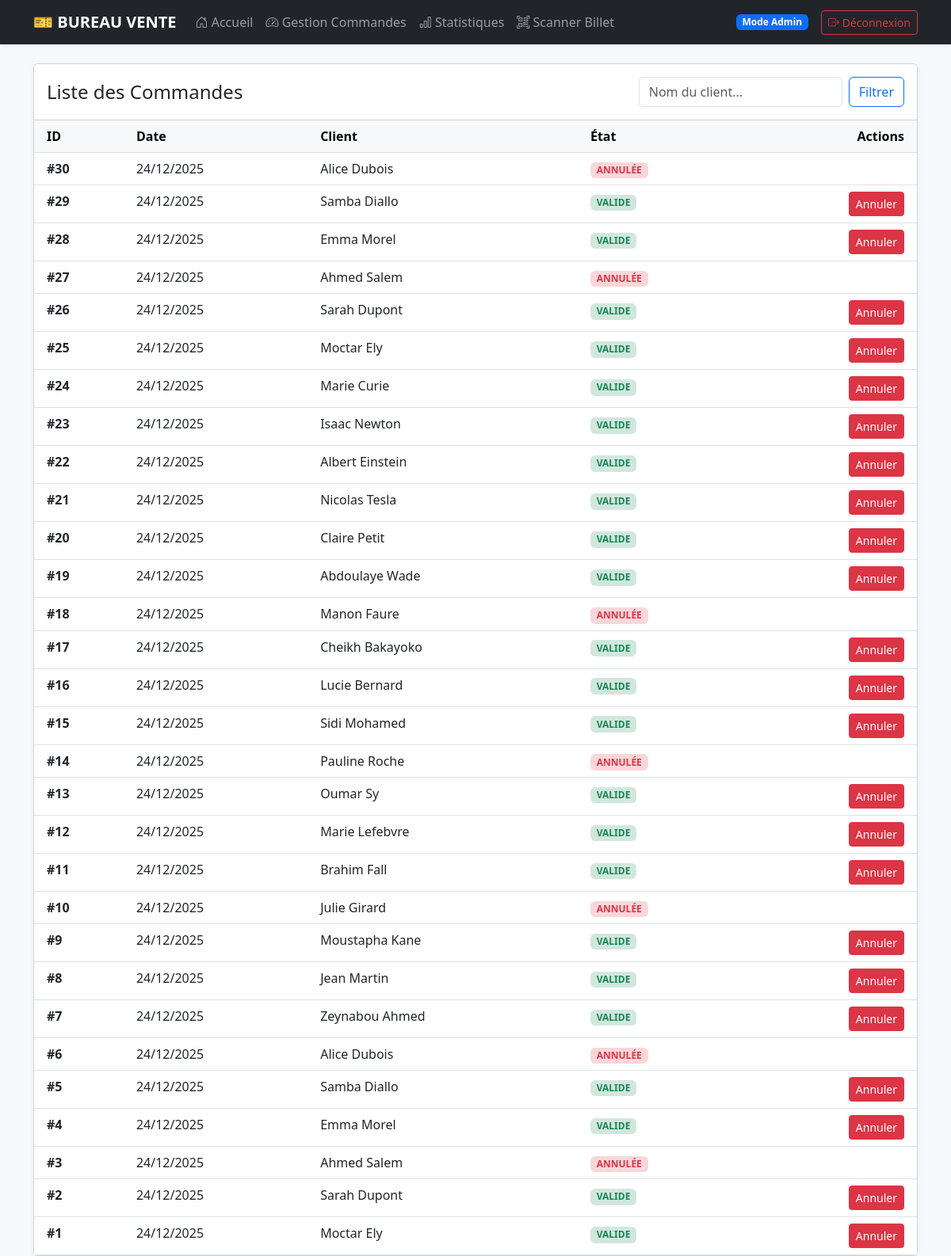
Page /admin_commandes.php (signed in) on the committed database.
### tables this page shows
CREATE TABLE Commande(
   Id_Commande INT AUTO_INCREMENT PRIMARY KEY,
   Date_Commande DATETIME NOT NULL DEFAULT CURRENT_TIMESTAMP,
   Annule BOOLEAN NOT NULL DEFAULT FALSE,
   Id_Client INT NOT NULL,
   FOREIGN KEY(Id_Client) REFERENCES Client(Id_Client)
);

CREATE TABLE Client(
   Id_Client INT AUTO_INCREMENT PRIMARY KEY,
   Nom_Client VARCHAR(200) NOT NULL,
   Email VARCHAR(150) NOT NULL UNIQUE
);

### admin_commandes.php (the view, shortened to what this page needs)
<?php
include 'db.php';
$search = $_GET['search'] ?? '';
?>
<!DOCTYPE html>
<html lang="fr">
<head>
    <link rel="stylesheet" href="https://cdn.jsdelivr.net/npm/bootstrap@5.3.0/dist/css/bootstrap.min.css">
</head>
<body class="bg-light">
    <?php include 'navbar.php'; ?>
    <div class="container">
        <div class="card shadow-sm">
            <div class="card-header bg-white py-3 d-flex justify-content-between align-items-center">
                <h4 class="mb-0">Liste des Commandes</h4>
                <form class="d-flex" method="GET">
                    <input class="form-control me-2" type="search" name="search" placeholder="Nom du client..." value="<?= htmlspecialchars($search) ?>">
                    <button class="btn btn-outline-primary" type="submit">Filtrer</button>
                </form>
            </div>
            <div class="card-body p-0">
                <table class="table table-hover mb-0">
                    <thead class="table-light">
                        <tr>
                            <th class="ps-3">ID</th>
                            <th>Date</th>
                            <th>Client</th>
                            <th>État</th>
                            <th class="text-end pe-3">Actions</th>
                        </tr>
                    </thead>
                    <tbody>
                        <?php
                        $sql = "SELECT c.*, cl.Nom_Client FROM Commande c
                                JOIN Client cl ON c.Id_Client = cl.Id_Client
                                WHERE cl.Nom_Client LIKE ? ORDER BY c.Id_Commande DESC";
                        $stmt = $pdo->prepare($sql);
                        $stmt->execute(["%$search%"]);
                        while ($row = $stmt->fetch()):
                            $statusClass = $row['Annule'] ? 'bg-danger-subtle text-danger' : 'bg-success-subtle text-success';
                            $statusText = $row['Annule'] ? 'ANNULÉE' : 'VALIDE';
                        ?>
                            <tr>
                                <td class="ps-3 fw-bold">#<?= $row['Id_Commande'] ?></td>
                                <td><?= date('d/m/Y', strtotime($row['Date_Commande'])) ?></td>
                                <td><?= $row['Nom_Client'] ?></td>
                                <td><span class="badge <?= $statusClass ?>"><?= $statusText ?></span></td>
                                <td class="text-end pe-3">
                                    <?php if(!$row['Annule']): ?>
                                        <a href="annuler_action.php?id=<?= $row['Id_Commande'] ?>" class="btn btn-sm btn-danger" onclick="return confirm('Annuler cette commande ?')">Annuler</a>
                                    <?php endif; ?>
                                </td>
                            </tr>
                        <?php endwhile; ?>
                    </tbody>
                </table>
            </div>
        </div>
    </div>
</body>
</html>

### rows in the picture
commande: Id_Commande "30", Date_Commande "24/12/2025", Id_Client.Nom_Client "Alice Dubois", Annule "ANNULÉE"
commande: Id_Commande "29", Date_Commande "24/12/2025", Id_Client.Nom_Client "Samba Diallo", Annule "VALIDE"
commande: Id_Commande "28", Date_Commande "24/12/2025", Id_Client.Nom_Client "Emma Morel", Annule "VALIDE"
commande: Id_Commande "27", Date_Commande "24/12/2025", Id_Client.Nom_Client "Ahmed Salem", Annule "ANNULÉE"
commande: Id_Commande "26", Date_Commande "24/12/2025", Id_Client.Nom_Client "Sarah Dupont", Annule "VALIDE"
commande: Id_Commande "25", Date_Commande "24/12/2025", Id_Client.Nom_Client "Moctar Ely", Annule "VALIDE"
commande: Id_Commande "24", Date_Commande "24/12/2025", Id_Client.Nom_Client "Marie Curie", Annule "VALIDE"
commande: Id_Commande "23", Date_Commande "24/12/2025", Id_Client.Nom_Client "Isaac Newton", Annule "VALIDE"
commande: Id_Commande "22", Date_Commande "24/12/2025", Id_Client.Nom_Client "Albert Einstein", Annule "VALIDE"
commande: Id_Commande "21", Date_Commande "24/12/2025", Id_Client.Nom_Client "Nicolas Tesla", Annule "VALIDE"
commande: Id_Commande "20", Date_Commande "24/12/2025", Id_Client.Nom_Client "Claire Petit", Annule "VALIDE"
commande: Id_Commande "19", Date_Commande "24/12/2025", Id_Client.Nom_Client "Abdoulaye Wade", Annule "VALIDE"
commande: Id_Commande "18", Date_Commande "24/12/2025", Id_Client.Nom_Client "Manon Faure", Annule "ANNULÉE"
commande: Id_Commande "17", Date_Commande "24/12/2025", Id_Client.Nom_Client "Cheikh Bakayoko", Annule "VALIDE"
commande: Id_Commande "16", Date_Commande "24/12/2025", Id_Client.Nom_Client "Lucie Bernard", Annule "VALIDE"
commande: Id_Commande "15", Date_Commande "24/12/2025", Id_Client.Nom_Client "Sidi Mohamed", Annule "VALIDE"
commande: Id_Commande "14", Date_Commande "24/12/2025", Id_Client.Nom_Client "Pauline Roche", Annule "ANNULÉE"
commande: Id_Commande "13", Date_Commande "24/12/2025", Id_Client.Nom_Client "Oumar Sy", Annule "VALIDE"
commande: Id_Commande "12", Date_Commande "24/12/2025", Id_Client.Nom_Client "Marie Lefebvre", Annule "VALIDE"
commande: Id_Commande "11", Date_Commande "24/12/2025", Id_Client.Nom_Client "Brahim Fall", Annule "VALIDE"
commande: Id_Commande "10", Date_Commande "24/12/2025", Id_Client.Nom_Client "Julie Girard", Annule "ANNULÉE"
commande: Id_Commande "9", Date_Commande "24/12/2025", Id_Client.Nom_Client "Moustapha Kane", Annule "VALIDE"
commande: Id_Commande "8", Date_Commande "24/12/2025", Id_Client.Nom_Client "Jean Martin", Annule "VALIDE"
commande: Id_Commande "7", Date_Commande "24/12/2025", Id_Client.Nom_Client "Zeynabou Ahmed", Annule "VALIDE"
commande: Id_Commande "6", Date_Commande "24/12/2025", Id_Client.Nom_Client "Alice Dubois", Annule "ANNULÉE"
commande: Id_Commande "5", Date_Commande "24/12/2025", Id_Client.Nom_Client "Samba Diallo", Annule "VALIDE"
commande: Id_Commande "4", Date_Commande "24/12/2025", Id_Client.Nom_Client "Emma Morel", Annule "VALIDE"
commande: Id_Commande "3", Date_Commande "24/12/2025", Id_Client.Nom_Client "Ahmed Salem", Annule "ANNULÉE"
commande: Id_Commande "2", Date_Commande "24/12/2025", Id_Client.Nom_Client "Sarah Dupont", Annule "VALIDE"
commande: Id_Commande "1", Date_Commande "24/12/2025", Id_Client.Nom_Client "Moctar Ely", Annule "VALIDE"
